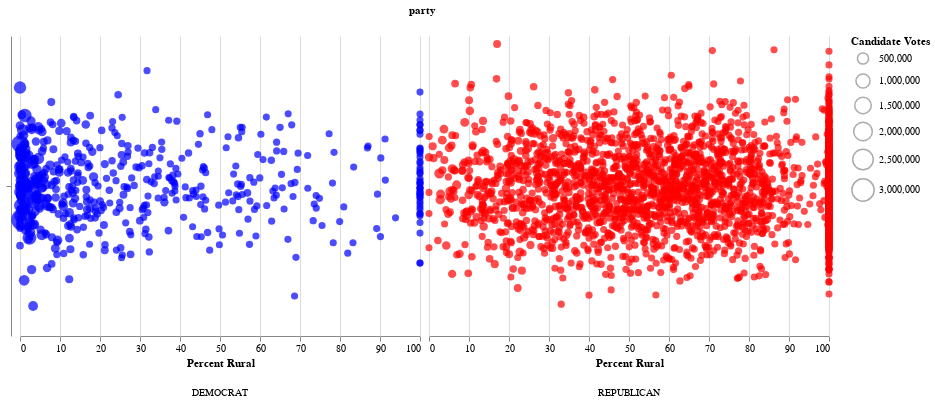

This figure's notebook cell:
### Code cell
# Source: https://altair-viz.github.io/gallery/stripplot.html

stripplot =  alt.Chart(PEUrbanRuralDF, width=400, height=300).mark_point(filled=True, size=8).encode(
    y=alt.Y(
        'jitter:Q',
        title=None,
        axis=alt.Axis(values=[0], ticks=True, grid=False, labels=False),
        scale=alt.Scale(),
    ),
    x=alt.X('PctRural:Q', title='Percent Rural'),
    color=alt.Color('party:N', scale=alt.Scale(domain=domain, range=range_),
                   title='Party', legend=None),
    size = alt.Size('candidatevotes:Q', scale=alt.Scale(range=[50, 500],zero=False), 
                    title='Candidate Votes', legend=alt.Legend(symbolFillColor='white')),
    column=alt.Column(
        'party:N',
        header=alt.Header(
            labelAngle=0,
            titleOrient='top',
            labelOrient='bottom',
            labelAlign='center',
            labelPadding=30,
        ),
    ),
).transform_calculate(
    # Generate Gaussian jitter with a Box-Muller transform
    jitter='sqrt(-2*log(random()))*cos(2*PI*random())*1000'
).configure_facet(
    spacing=0
).configure_view(
    stroke=None
)

stripplot

### Figure 1 — Vega-Lite specification as saved in the notebook (floating-point values rounded to 4 significant figures; data arrays with more than 128 entries replaced by an {"elided": "..."} marker saying what was removed)
{"config": {"view": {"continuousWidth": 400, "continuousHeight": 300, "stroke": null}, "facet": {"spacing": 0}}, "data": {"name": "data-d2c2ca03531b7134c10296faa43d0579"}, "mark": {"type": "point", "filled": true, "size": 8}, "encoding": {"color": {"type": "nominal", "field": "party", "legend": null, "scale": {"domain": ["DEMOCRAT", "REPUBLICAN"], "range": ["blue", "red"]}, "title": "Party"}, "column": {"type": "nominal", "field": "party", "header": {"labelAlign": "center", "labelAngle": 0, "labelOrient": "bottom", "labelPadding": 30, "titleOrient": "top"}}, "size": {"type": "quantitative", "field": "candidatevotes", "legend": {"symbolFillColor": "white"}, "scale": {"range": [50, 500], "zero": false}, "title": "Candidate Votes"}, "x": {"type": "quantitative", "field": "PctRural", "title": "Percent Rural"}, "y": {"type": "quantitative", "axis": {"grid": false, "labels": false, "ticks": true, "values": [0]}, "field": "jitter", "scale": {}, "title": null}}, "height": 300, "transform": [{"calculate": "sqrt(-2*log(random()))*cos(2*PI*random())*1000", "as": "jitter"}], "width": 400, "$schema": "https://vega.github.io/schema/vega-lite/v4.8.1.json", "datasets": {"data-d2c2ca03531b7134c10296faa43d0579": {"elided": "3099 records"}}}
